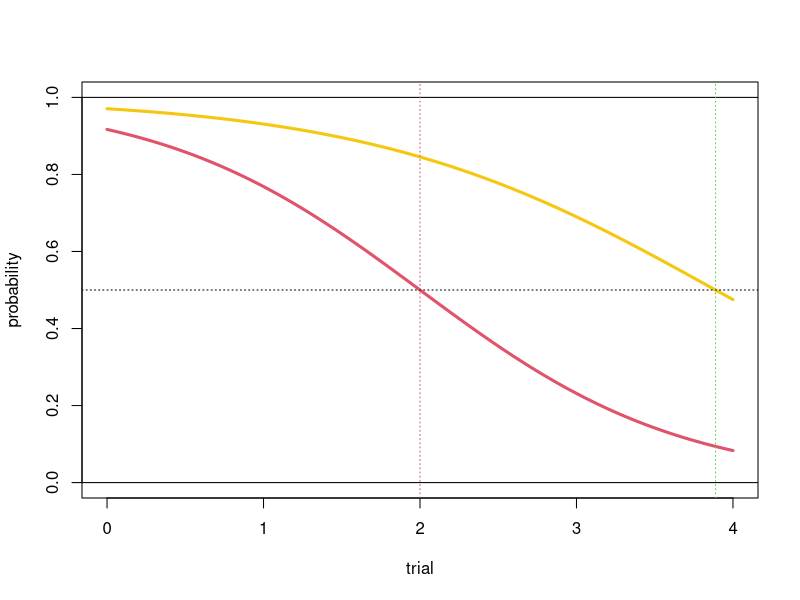
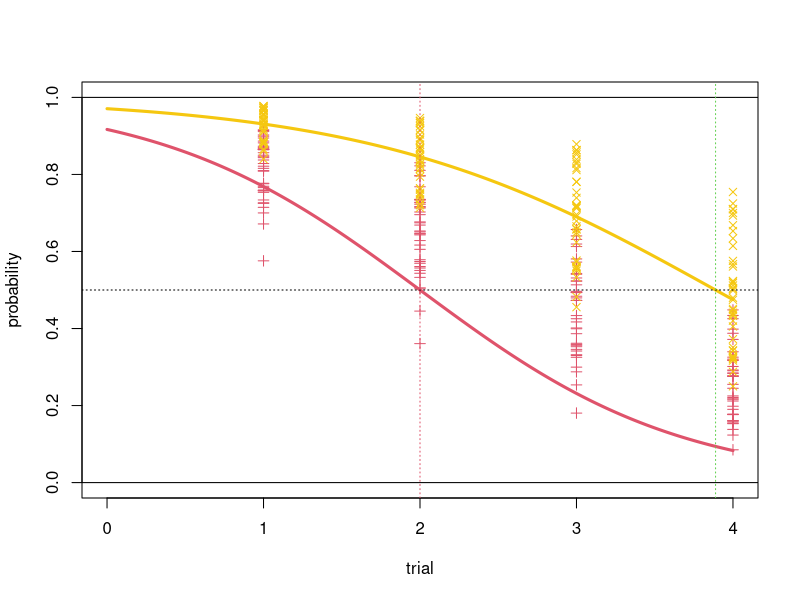
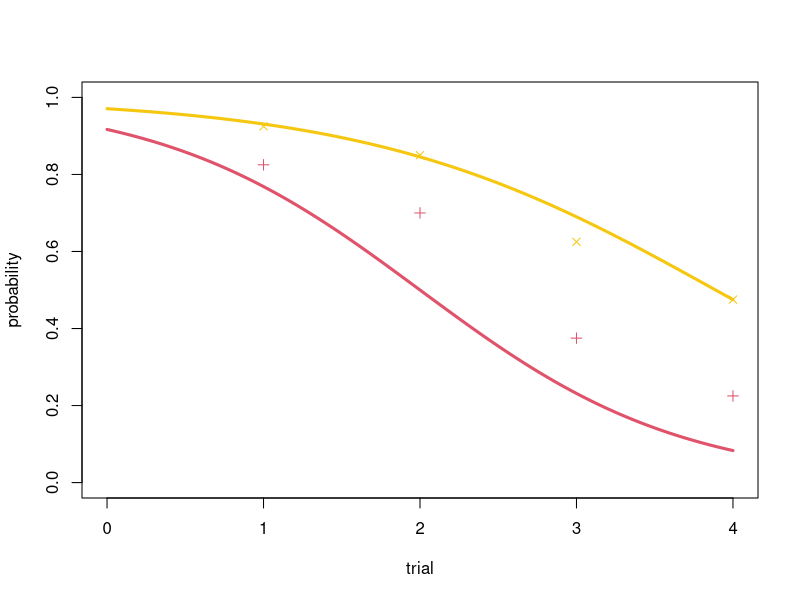

Write the R code that produced these figures, in order.
# Details ---------------------------------------------------------------
#       AUTHOR:	James Foster              DATE: 2023 04 26
#     MODIFIED:	James Foster              DATE: 2023 09 24
#
#  DESCRIPTION: Toy example of a binomial experiment spread over 4 trials
#               with consistent individual biases
#               
#       INPUTS: Starting parameters for the simulation
#               file to load.
#               
#      OUTPUTS: Saves model summary
#
#	   CHANGES: - 
#
#   REFERENCES: Bates D., Maechler M., Bolker B. & Walker S. (2015). 
#               Fitting Linear Mixed-Effects Models Using lme4.
#               Journal of Statistical Software, 67(1), 1-48. doi:10.18637/jss.v067.i01.
# 
#       USAGE:  
#TODO   ---------------------------------------------
#TODO   
#- Set up simulation
#- Test analysis
#- Individual slopes
#- Plotting
#- Nonlinear version?



# Load packages -----------------------------------------------------------
require(lme4)#package for modelling linear "mixed-effects" models
# mixed-effects models include a mixture of both population and group-level effects
# a population effect could be a change in probability proportional to some measured variable
# a group effect could a bias specific to some group, e.g. all trials by the same animal


# Seed random number generator --------------------------------------------
#simulation should be repeatable
set.seed(20230426)# date this script was started

# Starting parameters -----------------------------------------------------
n_indiv = 80 # total individuals
n_trials = 4 # trials per individual
n_treat = 2 # number of treatments (different individuals)

dt_sim = data.frame(indiv = sort(rep(x = 1:n_indiv, 
                                     times = n_trials)), #n_indiv each perform n_trials, sort by indiv number
                    treat = rep(x = sapply(X = 1:n_treat,
                                           FUN = rep,
                                           times = n_trials), #there are n treatments, shared equally across n_indiv
                                times = n_indiv/n_trials),
                    trial = rep(x = 1:n_trials,
                                times = n_indiv) #each indiv performs trials 1 to n
                    )

# Simulate curve -----------------------------------------------------------
zero_crossing = 2#  probability for treatment 1 would reach 0.5 on the 5th trial
pop_trial_slope = -1.20 #change in log odds with every trial (70% reduction ≈ 1-exp(-1.20))
pop_treat_slope = 1.10 #change in log odds with treatment 2 (tripled odds ≈ exp(1.10))
pop_treat_trial_slope = 0.30 #change in trial effect with treatment 2 (quite large)
pop_intercept = -zero_crossing*pop_trial_slope # set intercept to match zero crossing (inflection point of sigmoid)
ind_intercept_sd = 0.5 #standard deviation of individual intercepts (log odds)
ind_trial_sd = 0.3 #standard deviation of individual trial slopes
residual_sd = 0.05#small source of unnaccounted error
# ind_treat_sd = 0.1 #standard deviation of individual treatment slopes #indistinguishable from intercept
ind_intercepts = rnorm(n = 1:n_indiv,
                       mean = 0,
                       sd = ind_intercept_sd)
ind_trial_bias = rnorm(n = 1:n_indiv,
                       mean = 0,
                       sd = ind_trial_sd)
#simulate continuous trial sequence
xx = seq(from  = 0, to  = n_trials, length.out = 1e3)
#simulate log odds for treatment 1
yy_lodds = pop_trial_slope*xx + pop_intercept 
#convert to average choice probability
yy_prob = plogis(yy_lodds)
#convert to probability
#simulate log odds for treatment 2
yy_lodds2 = (pop_trial_slope + pop_treat_trial_slope)*xx + 
              pop_intercept +pop_treat_slope
#convert to average choice probability
yy_prob2 = plogis(yy_lodds2)

#plot function
plot(x = xx, 
     y = yy_prob,
     ylim = c(0,1),
     type = 'l',
     col = 2,
     lwd = 3,
     ylab = 'probability',
     xlab = 'trial')
lines(x = xx,
      y = yy_prob2,
      col = 7,
      lwd = 3)
abline(h = c(1,0.5,0),
       lty = c(1,3,1))
abline(v = c(zero_crossing, #original p(50%)
             -(pop_intercept + pop_treat_slope) / 
               (pop_trial_slope + pop_treat_trial_slope)), #treatment 2 p(50%)
       lty = 3,
       col = c(2,3))


# . Generate simulated data -----------------------------------------------

# #Make an empty vector
# response_y = rep(x = NA,
#                  length = n_indiv * n_trials)

dt_sim = within(dt_sim,
              {
                 #each data point is generated from the animal's intercept
                 #plus the effect of treatment
                 #plus the effect of successive trials
                 #plus the animal's response (slope) to changing treatment
                 #scaled by the effect of successive trials
                 #plus a small additional source or error
                 
                 response_y = pop_intercept + ind_intercepts[indiv] +
                    (treat-1) * pop_treat_slope +
                    (trial) * pop_trial_slope + ind_trial_bias[indiv] +
                    (trial) * pop_treat_trial_slope +
                    rnorm(n = n_indiv * n_trials,
                          mean = 0,
                          sd = residual_sd)
              }
              )
#convert to probability and simulate binomial
dt_sim = within(dt_sim,
              {
                #each response on the log-odds scale gives us
                #response probability on a "logit" scale
                 p_response = plogis(response_y)
                 #that response probabilty determines the sting event
                 #which we observe once for each trial
                 sting = rbinom(n = n_indiv * n_trials, #total trial number
                                size = 1, # one observation per trial
                                prob = p_response)
              }
              )

# . Inspect simulated data ------------------------------------------------

# View(dt_sim)
summary(dt_sim)

#plot the expected probabilities for each individual (after added noise)
plot(x = xx, 
     y = yy_prob,
     ylim = c(0,1),
     type = 'l',
     col = 2,
     lwd = 3,
     ylab = 'probability',
     xlab = 'trial')
lines(x = xx,
      y = yy_prob2,
      col = 7,
      lwd = 3)
with(subset(x = dt_sim,
            subset = treat == 1),
     points(x = trial,
            y = p_response,
            col = 2,
            pch = 3)
      )

with(subset(x = dt_sim,
            subset = treat == 2),
     points(x = trial,
            y = p_response,
            col = 7,
            pch = 4)
      )

abline(h = c(1,0.5,0),
       lty = c(1,3,1))
abline(v = c(zero_crossing, #original p(50%)
             -(pop_intercept + pop_treat_slope) / 
               (pop_trial_slope + pop_treat_trial_slope)), #treatment 2 p(50%)
       lty = 3,
       col = c(2,3))


# . aggregate simulated data to summarise ---------------------------------
dt_agg = aggregate(sting ~ trial*treat,
                   data = dt_sim,
                   FUN = mean)


#plot the expected probabilities for each individual (after added noise)
plot(x = xx, 
     y = yy_prob,
     ylim = c(0,1),
     type = 'l',
     col = 2,
     lwd = 3,
     ylab = 'probability',
     xlab = 'trial')
lines(x = xx,
      y = yy_prob2,
      col = 7,
      lwd = 3)
with(subset(x = dt_agg,
            subset = treat == 1),
     points(x = trial,
            y = sting,
            col = 2,
            pch = 3)
      )

with(subset(x = dt_agg,
            subset = treat == 2),
     points(x = trial,
            y = sting,
            col = 7,
            pch = 4)
      )


# Load packages required for mixed-effects modelling ----------------------
require(lme4)
# Fit a generalised linear model ------------------------------------------

#set some useful optimiser settings for models with many paramters
ctrl_opt = glmerControl(optimizer = 'bobyqa') #efficient optimiser for models with many parameters

#Maximal model with random intercepts for individuals
glmm.max = glmer(formula = sting~
                    treat * trial +
                    (1 + treat * trial | indiv),
                 data = dt_sim,
                 control = ctrl_opt,
                 family = binomial(link = 'logit')
)
#boundary (singular) fit: see ?isSingular
#Some random effects are too small to estimate properly, common warning
#Null model, with only random effects
glmm.null = glmer(formula = sting~
                     1 + (1|indiv),
                  data = dt_sim,
                  family = binomial(link = 'logit')
)
# Model comparison --------------------------------------------------------
#To prove any fixed effects, the mixed-effects model has to
#describe the data better than the random effects model alone.
extractAIC(glmm.max)[2]#2nd component is the AIC, 1st is the d.f.
extractAIC(glmm.null)[2]
#If AIC is lower for the maximal model, then the maximal model fits
# 195.693 < 219.778
#We can also perform a likelihood ratio test, confusingly called "anova"
anova(glmm.max, glmm.null, test = 'Chisq')
#This gives the same answer as the AIC, but the difference can be reported with
#a test statistic and p-value
##           npar    AIC    BIC  logLik deviance  Chisq Df Pr(>Chisq)
## glmm.null    2 219.78 225.93 -107.889   215.78                            
## glmm.max    14 195.69 238.75  -83.846   167.69 48.085 12  3.021e-06 ***

#report:
#change in deviance = 48.085   
#change in degrees of freedom = 12
#p = 3.021 x 10^-06
#(often p < 2.2e-16; the smallest number the computer can think of)

# Check model reduction options -------------------------------------------
#If we are not sure that we need all of our parameters, we might consider model reduction.
#This is not always necessary, and without a good rationale it may be preferable
#to use the maximal model, which controls for all possible combinations of parameters.

#can we remove one or more fixed effect to improve the model fit?

#effect of stimulus-type interaction
no_int = update(object = glmm.max, 
                .~. - treat:trial - #remove the interaction
                  (1 + treat * trial | indiv) + #remove random effects that include it
                  (1 + treat + trial | indiv) #replace them with random effect that exclude it
)
anova(glmm.max,
      no_int)

# no_int: sting ~ treat + trial + (1 + treat + trial | indiv)
# glmm.max: sting ~ treat * trial + (1 + treat * trial | indiv)
#           npar    AIC    BIC  logLik deviance  Chisq Df Pr(>Chisq)   
# no_int      9 187.92 215.60 -84.962   169.92                       
# glmm.max   14 195.69 238.75 -83.846   167.69 2.2309  5     0.8164
#lower AIC following the parameter's removal indicates 
#that the model without an interaction is a better fit.
#However, the difference is not significant, so there is
#no significant evidence for or against an interaction.

#We simulated quite a substantial effect 
#(change in log odds of 0.30, an exp(0.30) ≈ 1.35 x increase in relative sting prob per trial),
#but it appears hard to detect in this size of dataset.


#We can also use this method to report the strength of our fixed effects
#we would report this as:
#likelihood ratio test, change in deviance  = 2.2309, d.f. = 5, p = 0.8164

#effect of treatment
no_treatment = update(object = no_int, 
                     .~. - treat - #remove the effect of treatment
                       (1 + treat + trial | indiv) + #remove random effects that include it
                       (1 + trial | indiv) #replace them with random effect that exclude it
)
anova(no_int,
      no_treatment)
##              npar   AIC   BIC   logLik deviance  Chisq Df Pr(>Chisq)    
## no_treatment   5 205.79 221.17 -97.895   195.79                           
## no_int         9 187.92 215.60 -84.962   169.92 25.866  4  3.368e-05 ***

#larger AIC following the parameter's removal indicates 
#that the model without an effect of treatment is a significantly poorer fit
#therefore, there is a significant effect of treatment
#we would report this as:
#likelihood ratio test, change in deviance  = 25.866  , d.f. = 4, p < 0.001

#effect of trial
no_trial = update(object = no_treatment, 
                 .~. - trial - #remove the effect of type
                   (1 + trial | indiv) + #remove random effects that include it
                   (1 | indiv) #replace them with random effect that exclude it
)
anova(no_treatment,
      no_trial)
##              npar   AIC   BIC   logLik deviance  Chisq Df Pr(>Chisq)    
## no_trial       2 219.78 225.93 -107.889   215.78                           
## no_treatment   5 205.79 221.17  -97.895   195.79 19.988  3  0.0001707 ***

#larger AIC following the parameter's removal indicates 
#that the model without an effect of trial is a significantly poorer fit
#therefore, there is a significant effect of trial
#we would report this as:
#likelihood ratio test, change in deviance  = 19.988, d.f. = 3, p < 0.001


# Discarded ---------------------------------------------------------------
# #Loop through experiment design and generate theoretical response
# for (ii in 1:length(response_y))
# {
#    #each data point is generated from the animal's intercept
#    #plus the effect of treatment
#    #plus the effect of successive trials
#    #plus the animal's response (slope) to changing treatment
#    #scaled by the effect of successive trials
#    #plus a small additional source or error
#    response_y[ii] = ind_intercepts[animal[ii]] +
#       (stype[ii] - 1) * type_mean +
#       (slope_animal[animal[ii]] +
#           (stype[ii] - 1) * type_slope * type_animal[animal[ii]]) * stimulus[ii] +
#       rnorm(n = 1,
#             mean = 0,
#             sd = residual_sd)
# }
# #convert to binomial
# correct_incorrect = rbinom(n = length(response_y),
#                            size = 1,
#                            prob = plogis(q = response_y - mean(response_y)) )
# 
# 
# # Combine this into a single data.frame format object,
# # with the experimental design and the measured response data
# sim_data = data.frame(
#    correct_incorrect = correct_incorrect,
#    animal = LETTERS[animal],
#    #animal names will now be capital letters
#    stimulus = stimulus,
#    type = factor(stype,
#                  labels = c('alpha',
#                             'beta'))
# )


